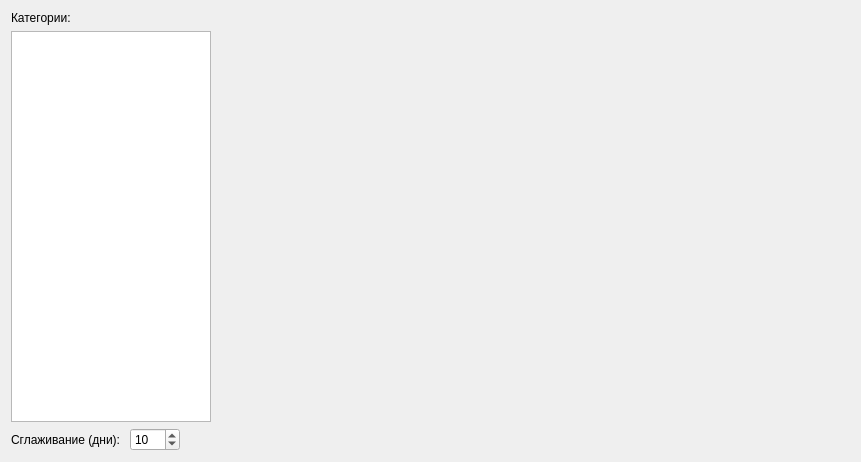
<?xml version="1.0" encoding="UTF-8"?>
<ui version="4.0">
 <class>DebtChartDialog</class>
 <widget class="QDialog" name="DebtChartDialog">
  <property name="geometry">
   <rect>
    <x>0</x>
    <y>0</y>
    <width>861</width>
    <height>462</height>
   </rect>
  </property>
  <property name="windowTitle">
   <string>График - Задолженность</string>
  </property>
  <layout class="QGridLayout" name="gridLayout">
   <item row="2" column="4">
    <widget class="QWidget" name="wdg_chart" native="true"/>
   </item>
   <item row="2" column="0">
    <layout class="QVBoxLayout" name="verticalLayout">
     <property name="sizeConstraint">
      <enum>QLayout::SizeConstraint::SetDefaultConstraint</enum>
     </property>
     <item>
      <widget class="QLabel" name="label">
       <property name="text">
        <string>Категории:</string>
       </property>
      </widget>
     </item>
     <item>
      <widget class="QListWidget" name="lw_categories">
       <property name="maximumSize">
        <size>
         <width>200</width>
         <height>16777215</height>
        </size>
       </property>
       <property name="selectionMode">
        <enum>QAbstractItemView::SelectionMode::MultiSelection</enum>
       </property>
      </widget>
     </item>
     <item>
      <layout class="QHBoxLayout" name="horizontalLayout">
       <item>
        <widget class="QLabel" name="label_2">
         <property name="text">
          <string>Сглаживание (дни): </string>
         </property>
        </widget>
       </item>
       <item>
        <widget class="QSpinBox" name="spb_smooth">
         <property name="minimumSize">
          <size>
           <width>50</width>
           <height>0</height>
          </size>
         </property>
         <property name="maximumSize">
          <size>
           <width>50</width>
           <height>16777215</height>
          </size>
         </property>
         <property name="minimum">
          <number>1</number>
         </property>
         <property name="maximum">
          <number>90</number>
         </property>
         <property name="value">
          <number>10</number>
         </property>
        </widget>
       </item>
       <item>
        <spacer name="horizontalSpacer_2">
         <property name="orientation">
          <enum>Qt::Orientation::Horizontal</enum>
         </property>
         <property name="sizeHint" stdset="0">
          <size>
           <width>40</width>
           <height>20</height>
          </size>
         </property>
        </spacer>
       </item>
      </layout>
     </item>
    </layout>
   </item>
   <item row="2" column="5">
    <spacer name="horizontalSpacer">
     <property name="orientation">
      <enum>Qt::Orientation::Horizontal</enum>
     </property>
     <property name="sizeType">
      <enum>QSizePolicy::Policy::Expanding</enum>
     </property>
     <property name="sizeHint" stdset="0">
      <size>
       <width>40</width>
       <height>20</height>
      </size>
     </property>
    </spacer>
   </item>
   <item row="2" column="1">
    <spacer name="horizontalSpacer_3">
     <property name="orientation">
      <enum>Qt::Orientation::Horizontal</enum>
     </property>
     <property name="sizeType">
      <enum>QSizePolicy::Policy::Fixed</enum>
     </property>
     <property name="sizeHint" stdset="0">
      <size>
       <width>20</width>
       <height>20</height>
      </size>
     </property>
    </spacer>
   </item>
  </layout>
 </widget>
 <resources/>
 <connections/>
</ui>
